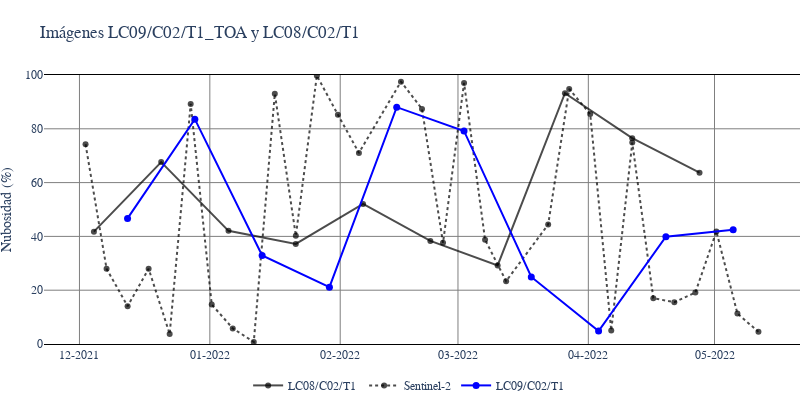

Notebook cell for this chart:
### Code cell
# Visualización con Plotly

fig = go.Figure()

fig.add_trace(
    go.Scatter(x=reporteL8_raw['Fecha Precisa'], 
               y=reporteL8_raw['CLOUD_COVER'],
               name='LC08/C02/T1 ', 
               marker_color= 'rgba(0, 0, 0, 0.7)',
               mode='lines+markers',
               xhoverformat="%d-%m-%Y",
               hovertemplate='%{y}%',
               line = dict(width=2)
               )
    )

fig.add_trace(
    go.Scatter(x=reporteS2['Fecha Precisa'], 
               y=reporteS2['CLOUDY PIXEL PERCENTAGE'],
               name='Sentinel-2', 
               marker_color= 'rgba(0, 0, 0, 0.7)',
               mode='lines+markers',
               xhoverformat="%d-%m-%Y",
               hovertemplate='%{y:.2f}%',
               line = dict(width=2, dash='dot')
               )
    )

fig.add_trace(
    go.Scatter(x=reporteL9_raw['Fecha Precisa'], 
               y=reporteL9_raw['CLOUD_COVER'], 
               name='LC09/C02/T1', 
               marker_color= 'blue',
               mode='lines+markers', marker_size=7,
               xhoverformat="%d-%m-%Y",
               hovertemplate='%{y}%',
               line = dict(width=2)
              #  line = dict(width=2, dash='dot')
               )
    )

# fig.update_traces(mode = 'markers', marker_size=7)

# Título y hover
title_plotly = 'Imágenes LC09/C02/T1_TOA y LC08/C02/T1'

fig.update_layout(
    plot_bgcolor = "white",
    width = 800,
    height = 400,
    hovermode="x unified",
    title = title_plotly,
    yaxis_range = [0,100],
#     xaxis_range = [fecha, pd.to_datetime(fecha) + relativedelta(months=meses)],
#  https://stackoverflow.com/questions/4130922/how-to-increment-datetime-by-custom-months-in-python-without-using-library
    margin=dict(t=75, b=25, l=0, r=0),
    legend=dict(x=0.27, y=-0.10),
    legend_orientation='h',
    font_family='sans-serif'
)

# Nombres en ejes
fig.update_yaxes(title_text='Nubosidad (%)',
                 showline=False, linecolor='black', mirror=True,
                 gridcolor='#7f7f7f'
)

# Obtener ticks mensuales
fig.update_xaxes(
    showline=True, 
    linecolor='black', mirror=True,
    gridcolor='#7f7f7f',
    dtick='M1', tickformat='%m-%Y'
    )

fig.show()

### Figure 1 — Plotly figure (JSON) as saved in the notebook; plotly's stock layout.template omitted (floating-point values rounded to 4 significant figures)
{"data": [{"hovertemplate": "%{y}%", "line": {"width": 2}, "marker": {"color": "rgba(0, 0, 0, 0.7)"}, "mode": "lines+markers", "name": "LC08/C02/T1 ", "type": "scatter", "x": ["2021-12-04T10:28:39.679000", "2021-12-20T10:28:37.250000", "2022-01-05T10:28:32.585000", "2022-01-21T10:28:28.991000", "2022-02-06T10:28:25.404000", "2022-02-22T10:28:19.582000", "2022-03-10T10:28:16.344000", "2022-03-26T10:28:05.040000", "2022-04-11T10:28:07.262000", "2022-04-27T10:28:03.632000"], "xhoverformat": "%d-%m-%Y", "y": [41.76, 67.62, 42.07, 37.22, 52.05, 38.32, 29.2, 93.24, 76.52, 63.67]}, {"hovertemplate": "%{y:.2f}%", "line": {"dash": "dot", "width": 2}, "marker": {"color": "rgba(0, 0, 0, 0.7)"}, "mode": "lines+markers", "name": "Sentinel-2", "type": "scatter", "x": ["2021-12-02T10:45:07.038000", "2021-12-07T10:45:02.453000", "2021-12-12T10:45:06.775000", "2021-12-17T10:45:01.362000", "2021-12-22T10:45:08.640000", "2021-12-27T10:45:03.076000", "2022-01-01T10:45:09.178000", "2022-01-06T10:45:03.572000", "2022-01-11T10:45:08.654000", "2022-01-16T10:45:03.128000", "2022-01-21T10:45:07.445000", "2022-01-26T10:45:01.518000", "2022-01-31T10:45:07.558000", "2022-02-05T10:45:01.885000", "2022-02-15T10:45:01.233000", "2022-02-20T10:45:09.286000", "2022-02-25T10:45:03.207000", "2022-03-02T10:45:11.024000", "2022-03-07T10:45:05.086000", "2022-03-12T10:45:11.545000", "2022-03-22T10:45:10.593000", "2022-03-27T10:45:04.649000", "2022-04-01T10:45:09.554000", "2022-04-06T10:45:04.341000", "2022-04-11T10:45:09.571000", "2022-04-16T10:45:02.318000", "2022-04-21T10:45:12.042000", "2022-04-26T10:45:00.909000", "2022-05-01T10:45:12.570000", "2022-05-06T10:45:03.505000", "2022-05-11T10:45:11.052000"], "xhoverformat": "%d-%m-%Y", "y": [74.25, 27.96, 14.06, 27.98, 3.735, 89.26, 14.69, 5.803, 0.762, 93.01, 40.24, 99.75, 85.26, 71.04, 97.52, 87.37, 37.59, 97.06, 38.76, 23.37, 44.42, 94.79, 85.5, 4.979, 74.86, 17.05, 15.52, 19.15, 41.84, 11.31, 4.515]}, {"hovertemplate": "%{y}%", "line": {"width": 2}, "marker": {"color": "blue", "size": 7}, "mode": "lines+markers", "name": "LC09/C02/T1", "type": "scatter", "x": ["2021-12-12T10:28:36.901000", "2021-12-28T10:28:35.288000", "2022-01-13T10:28:31.598000", "2022-01-29T10:28:34.396000", "2022-02-14T10:28:30.097000", "2022-03-02T10:28:18.905000", "2022-03-18T10:28:18.136000", "2022-04-03T10:28:14.419000", "2022-04-19T10:28:04.859000", "2022-05-05T10:28:00.205000"], "xhoverformat": "%d-%m-%Y", "y": [46.7, 83.58, 32.94, 21.12, 88.04, 79.2, 24.91, 4.83, 39.91, 42.47]}], "layout": {"font": {"family": "sans-serif"}, "height": 400, "hovermode": "x unified", "legend": {"orientation": "h", "x": 0.27, "y": -0.1}, "margin": {"b": 25, "l": 0, "r": 0, "t": 75}, "plot_bgcolor": "white", "title": {"text": "Imágenes LC09/C02/T1_TOA y LC08/C02/T1"}, "width": 800, "xaxis": {"dtick": "M1", "gridcolor": "#7f7f7f", "linecolor": "black", "mirror": true, "showline": true, "tickformat": "%m-%Y"}, "yaxis": {"gridcolor": "#7f7f7f", "linecolor": "black", "mirror": true, "range": [0, 100], "showline": false, "title": {"text": "Nubosidad (%)"}}}}
